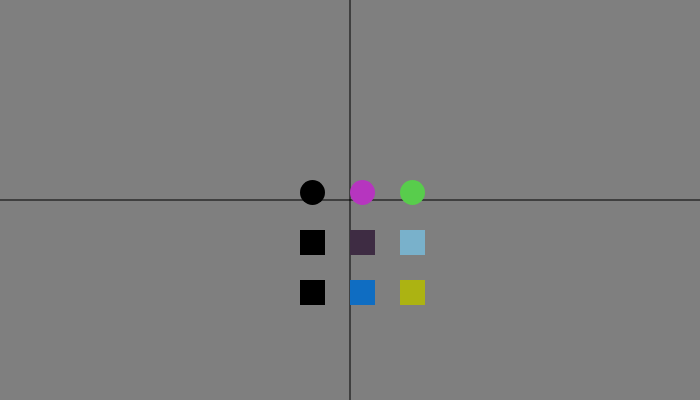
Frame 1 (no input)
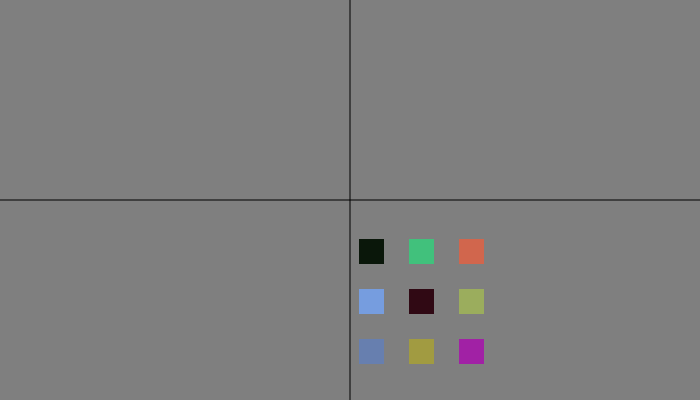
Frame 60 (no input)
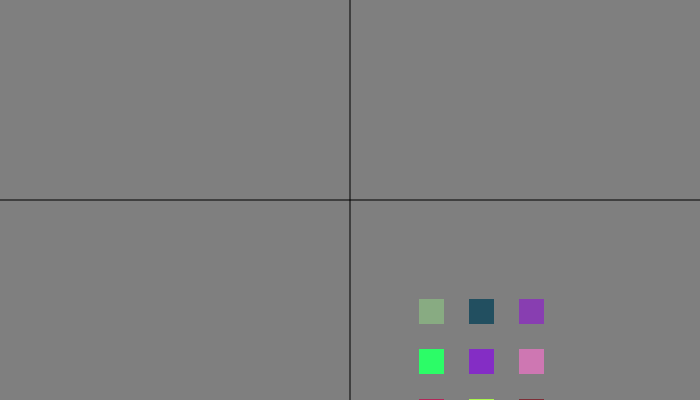
Frame 120 (the mouse pressed at the canvas centre since frame 60)

The p5.js sketch that drew these frames (run headless with seeded random() and noise() and a simulated clock; from frame 60 on, the mouse is pressed at the canvas centre):

// p5.js sketch
// ── sketch.js
/*
A Boolean variable has only two possible values: true or false.
It is common to use Booleans with control statements to determine
the flow of a program.

In this example, when the boolean value "isLeft" is true, shapes
are drawn in black (otherwise they are white).

When "isUpper" is true, a circle is drawn (otherwise a square is)
*/

function setup() {
  createCanvas(700, 400);
  ellipseMode(CORNER);
}

// our custom 'drawShape' function takes a pair of coordinates and will draw a shape at that
// location whose style is based on where the coordinates are relative to the center of the screen
function drawShape(x, y){
  var isLeft = x < width/2 // will be 'true' if x is less than 350
  if (isLeft){
    fill(0)
  }else{
    fill(random(255), random(255),random(255))
  }

  var isUpper = y < height/2 // will be 'false' if y is greater than 200
  if (isUpper){
    circle(x, y, 25)
  }else{
    rect(x, y, 25, 25)
  }
}


// try adjusting these starting positions and notice how the block of shapes
// changes based on where each individual shape is positioned
var horiz = 300
var vert = 180

function draw(){
  background(127)

  // draw lines through the horizontal and vertical midpoints of the canvas
  stroke(0)
  line(width/2, 0, width/2, height)
  line(0, height/2, width, height/2)
  noStroke()

  // draw the upper row of shapes
  drawShape(horiz, vert)
  drawShape(horiz+50, vert)
  drawShape(horiz+100, vert)

  // draw the middle row of shapes
  drawShape(horiz, vert+50)
  drawShape(horiz+50, vert+50)
  drawShape(horiz+100, vert+50)

  // draw the lower row of shapes
  drawShape(horiz, vert+100)
  drawShape(horiz+50, vert+100)
  drawShape(horiz+100, vert+100)

  /*
   * Try uncommenting one or both of the blocks below. In each case, the starting position for the
   * block of shapes will be shifted by a little bit each frame and then will be reset back to
   * zero when the shapes have been pushed entirely off the bottom or right edge of the canvas.
   */

   horiz += 1
   if (horiz > width){
    horiz = 0
   }

   vert += 1
   if (vert > height){
     vert = 0
   }
}
